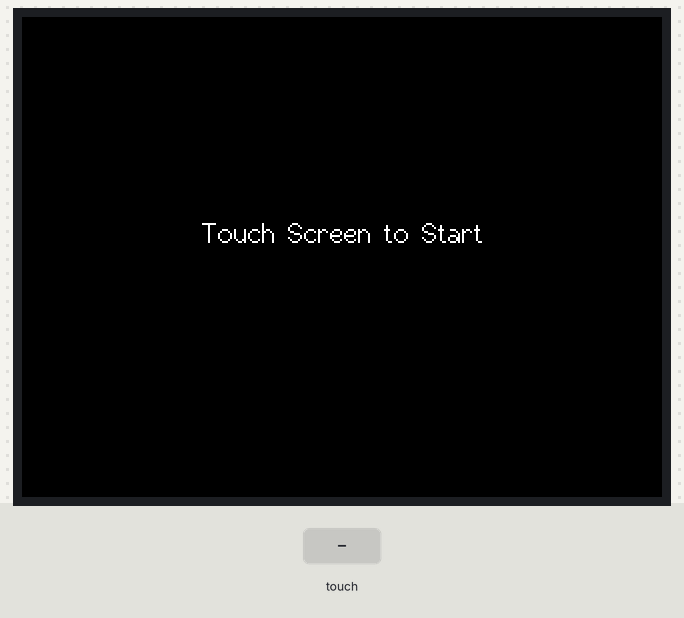
This sketch was run on a simulated ESP32. On the bench: 320×240 colour display. Inputs (shaded band) come from the test bench. What the sketch prints to the serial monitor is not drawn.

Above: at 1.4 s.
1.5 s: touch panel pressed at 13 % / 10 % of its raw x / y range
At 2.2 s:
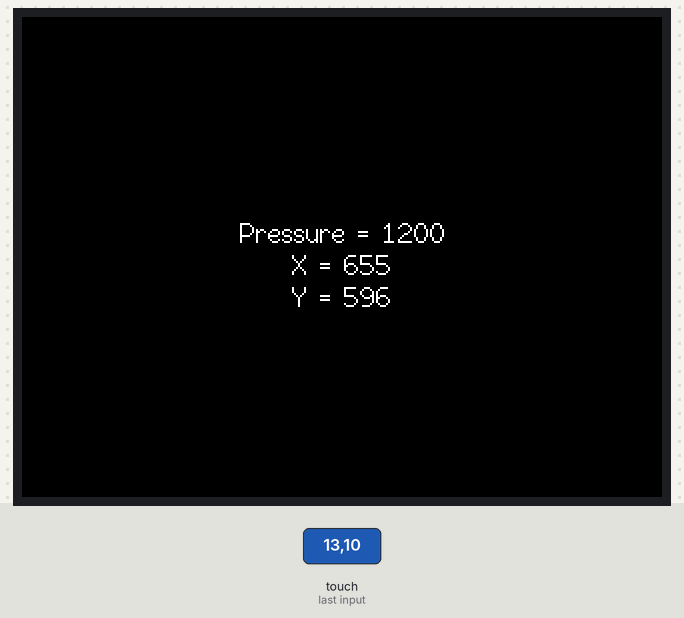
3.0 s: touch panel pressed at 38 % / 10 % of its raw x / y range
At 3.3 s:
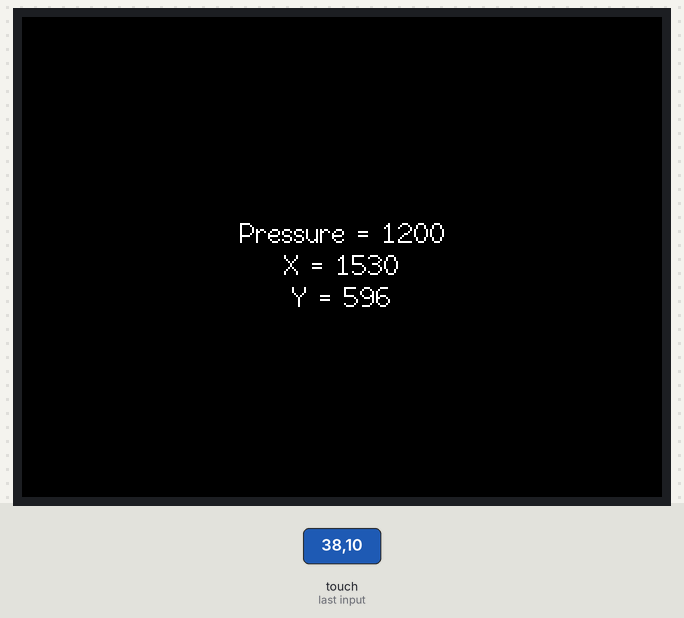
Timing chart, 0 to 6.0 s (numbered marks = the images above; inputs shaded):
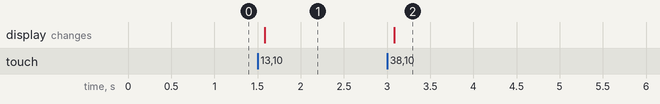

Measured:
- after the input at 1.5 s, the display: changes after 0.08 s (image 1)
- after the input at 3.0 s, the display: changes after 0.08 s (image 2)

The sketch:

touch_test.ino
```cpp
/*******************************************************************
    A touch screen test for the ESP32 Cheap Yellow Display.

    https://github.com/witnessmenow/ESP32-Cheap-Yellow-Display

    If you find what I do useful and would like to support me,
    please consider becoming a sponsor on Github
    https://github.com/sponsors/witnessmenow/

    Written by Brian Lough
    YouTube: https://www.youtube.com/brianlough
    Twitter: https://twitter.com/witnessmenow
 *******************************************************************/

// Make sure to copy the UserSetup.h file into the library as
// per the Github Instructions. The pins are defined in there.

// ----------------------------
// Standard Libraries
// ----------------------------

#include <SPI.h>

// ----------------------------
// Additional Libraries - each one of these will need to be installed.
// ----------------------------

#include <XPT2046_Touchscreen.h>
// A library for interfacing with the touch screen
//
// Can be installed from the library manager (Search for "XPT2046")
//https://github.com/PaulStoffregen/XPT2046_Touchscreen

#include <TFT_eSPI.h>
// A library for interfacing with LCD displays
//
// Can be installed from the library manager (Search for "TFT_eSPI")
//https://github.com/Bodmer/TFT_eSPI


// ----------------------------
// Touch Screen pins
// ----------------------------

// The CYD touch uses some non default
// SPI pins

#define XPT2046_IRQ 36
#define XPT2046_MOSI 32
#define XPT2046_MISO 39
#define XPT2046_CLK 25
#define XPT2046_CS 33

// ----------------------------

SPIClass mySpi = SPIClass(VSPI);
XPT2046_Touchscreen ts(XPT2046_CS, XPT2046_IRQ);

TFT_eSPI tft = TFT_eSPI();

void setup() {
  Serial.begin(115200);

  // Start the SPI for the touch screen and init the TS library
  mySpi.begin(XPT2046_CLK, XPT2046_MISO, XPT2046_MOSI, XPT2046_CS);
  ts.begin(mySpi);
  ts.setRotation(1);

  // Start the tft display and set it to black
  tft.init();
  tft.setRotation(1); //This is the display in landscape

  // Clear the screen before writing to it
  tft.fillScreen(TFT_BLACK);

  int x = 320 / 2; // center of display
  int y = 100;
  int fontSize = 2;
  tft.drawCentreString("Touch Screen to Start", x, y, fontSize);
}

void printTouchToSerial(TS_Point p) {
  Serial.print("Pressure = ");
  Serial.print(p.z);
  Serial.print(", x = ");
  Serial.print(p.x);
  Serial.print(", y = ");
  Serial.print(p.y);
  Serial.println();
}

void printTouchToDisplay(TS_Point p) {

  // Clear screen first
  tft.fillScreen(TFT_BLACK);
  tft.setTextColor(TFT_WHITE, TFT_BLACK);

  int x = 320 / 2; // center of display
  int y = 100;
  int fontSize = 2;

  String temp = "Pressure = " + String(p.z);
  tft.drawCentreString(temp, x, y, fontSize);

  y += 16;
  temp = "X = " + String(p.x);
  tft.drawCentreString(temp, x, y, fontSize);

  y += 16;
  temp = "Y = " + String(p.y);
  tft.drawCentreString(temp, x, y, fontSize);
}

void loop() {
  if (ts.tirqTouched() && ts.touched()) {
    TS_Point p = ts.getPoint();
    printTouchToSerial(p);
    printTouchToDisplay(p);
    delay(100);

  }
}
```
